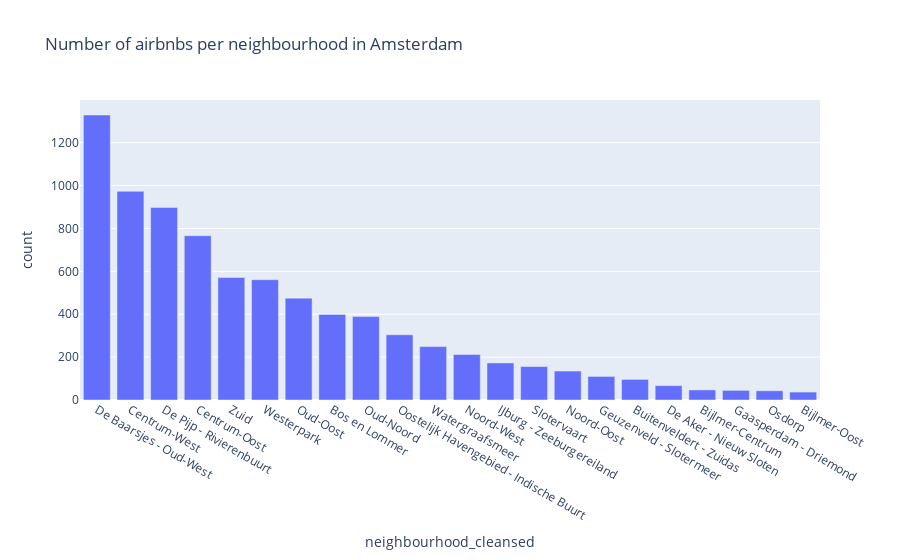

The notebook cell saved with this chart:
### Code cell
#graph with information
figure = px.bar(re_index, x='neighbourhood_cleansed', y='count', title =  'Number of airbnbs per neighbourhood in Amsterdam')
figure.show()

### Figure 1 — Plotly figure (JSON) as saved in the notebook; plotly's stock layout.template omitted (floating-point values rounded to 4 significant figures)
{"data": [{"alignmentgroup": "True", "hovertemplate": "neighbourhood_cleansed=%{x}<br>count=%{y}<extra></extra>", "legendgroup": "", "marker": {"color": "#636efa", "pattern": {"shape": ""}}, "name": "", "offsetgroup": "", "orientation": "v", "showlegend": false, "textposition": "auto", "type": "bar", "x": ["De Baarsjes - Oud-West", "Centrum-West", "De Pijp - Rivierenbuurt", "Centrum-Oost", "Zuid", "Westerpark", "Oud-Oost", "Bos en Lommer", "Oud-Noord", "Oostelijk Havengebied - Indische Buurt", "Watergraafsmeer", "Noord-West", "IJburg - Zeeburgereiland", "Slotervaart", "Noord-Oost", "Geuzenveld - Slotermeer", "Buitenveldert - Zuidas", "De Aker - Nieuw Sloten", "Bijlmer-Centrum", "Gaasperdam - Driemond", "Osdorp", "Bijlmer-Oost"], "xaxis": "x", "y": [1329, 973, 898, 766, 571, 561, 475, 399, 389, 304, 249, 212, 173, 156, 135, 110, 96, 67, 47, 45, 43, 37], "yaxis": "y"}], "layout": {"barmode": "relative", "legend": {"tracegroupgap": 0}, "title": {"text": "Number of airbnbs per neighbourhood in Amsterdam"}, "xaxis": {"anchor": "y", "domain": [0, 1], "title": {"text": "neighbourhood_cleansed"}}, "yaxis": {"anchor": "x", "domain": [0, 1], "title": {"text": "count"}}}}
